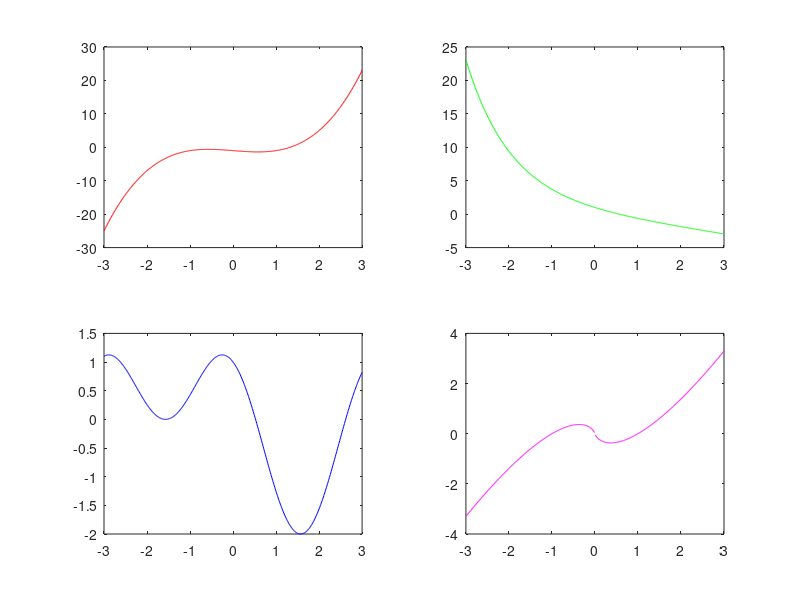

Write MATLAB code to recreate this figure.
%{
Ejercicio: Intro_Ej7
Author: Juan Gonzalez
juangonzalez.com.ar
%}
%% Parte a

x = -3:1/100:3;
f1 = x.^3 - x - 1;
f2 = exp(-x) - x;
f3 = cos(2.*x) - sin(x);
f4 = x.*log(abs(x));

plot(x,f1,'r',x,f2,'g',x,f3,'b',x,f4,'m')

%% Parte b

x = -3:1/100:3;
f1 = x.^3 - x - 1;
f2 = exp(-x) - x;
f3 = cos(2.*x) - sin(x);
f4 = x.*log(abs(x));

subplot(2,2,1), plot(x,f1,'r');
subplot(2,2,2), plot(x,f2,'g');
subplot(2,2,3), plot(x,f3,'b');
subplot(2,2,4), plot(x,f4,'m');